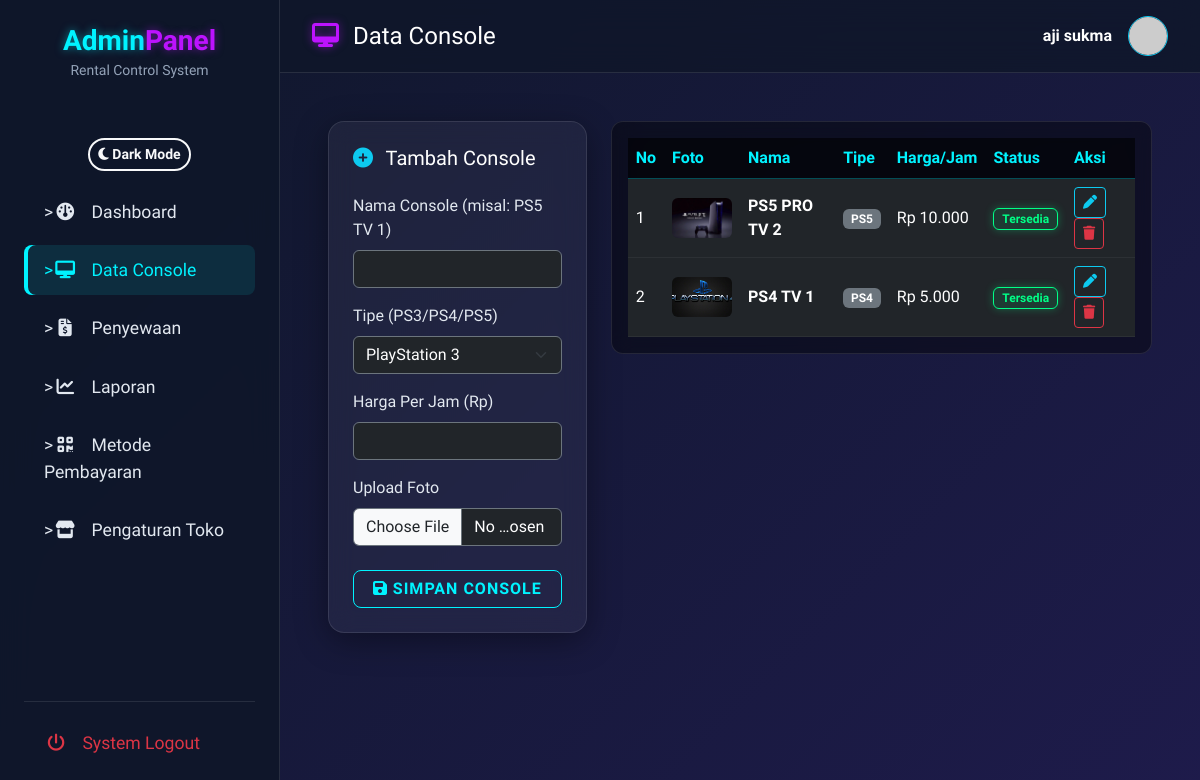
The app's page /data_console.php (signed in) with its own data.
### tables this page shows
CREATE TABLE `consoles` (
  `id` int(11) NOT NULL,
  `admin_cabang_id` int(11) DEFAULT NULL,
  `nama_console` varchar(50) DEFAULT NULL,
  `harga_per_jam` int(11) DEFAULT NULL,
  `foto` varchar(255) DEFAULT NULL,
  `status` enum('tersedia','digunakan','pause') DEFAULT 'tersedia',
  `lokasi` varchar(100) DEFAULT NULL,
  `tipe` varchar(50) DEFAULT NULL
);

### data_console.php (the view, shortened to what this page needs)
<?php
include 'config/db.php';
$admin_cabang_id = $_SESSION['admin_id'];
$edit_data = null;
$consoles = [];
$query = "SELECT * FROM consoles WHERE admin_cabang_id = '$admin_cabang_id' ORDER BY id DESC";
$result = mysqli_query($conn, $query);
if ($result) {
    while($row = mysqli_fetch_assoc($result)){
        $consoles[] = $row;
    }
}
?>
<!DOCTYPE html>
<html lang="id">
<head>
    <link href="https://cdn.jsdelivr.net/npm/bootstrap@5.3.0/dist/css/bootstrap.min.css" rel="stylesheet">
    <link rel="stylesheet" href="https://cdnjs.cloudflare.com/ajax/libs/font-awesome/6.4.0/css/all.min.css">
    <link rel="stylesheet" href="assest/css/style.css?v=<?= time() ?>">
</head>
<body>
<div class="sidebar-layout">
    <aside class="glass-sidebar sidebar flex-column d-flex">
        <div class="text-center mb-5">
            <h3 class="fw-bold neon-text-blue m-0">Admin<span class="neon-text-purple">Panel</span></h3>
            <small class="text-muted">Rental Control System</small>
        </div>
        <div class="text-center mt-2 mb-3">
            <button id="theme-toggle" class="btn btn-sm btn-outline-light" style="border-radius: 20px; font-weight: bold; border-width: 2px;">
                <i id="theme-icon" class="fa-solid fa-moon"></i> <span id="theme-text">Dark Mode</span>
            </button>
        </div>
        <nav class="nav flex-column mb-auto">
            <a href="dashboard_admin.php" class="sidebar-link" data-preview-title="Dashboard" data-preview-icon="fa-gauge" data-preview-desc="Ringkasan live monitor, status console, dan performa rental hari ini.">><i class="fa-solid fa-gauge"></i> Dashboard</a>
            <a href="data_console.php" class="sidebar-link active" data-preview-title="Data Console" data-preview-icon="fa-desktop" data-preview-desc="Manajemen daftar console PS, tambah, edit, atau hapus perangkat.">><i class="fa-solid fa-desktop"></i> Data Console</a>
            <a href="penyewaan.php" class="sidebar-link" data-preview-title="Penyewaan" data-preview-icon="fa-file-invoice-dollar" data-preview-desc="Pantau seluruh transaksi aktif, riwayat booking, dan approval pembayaran.">><i class="fa-solid fa-file-invoice-dollar"></i> Penyewaan</a>
            <a href="laporan.php" class="sidebar-link" data-preview-title="Laporan" data-preview-icon="fa-chart-line" data-preview-desc="Laporan pendapatan finansial detail harian dan bulanan cabang.">><i class="fa-solid fa-chart-line"></i> Laporan</a>
            <a href="pengaturan_pembayaran.php" class="sidebar-link" data-preview-title="Metode Pembayaran" data-preview-icon="fa-qrcode" data-preview-desc="Atur informasi rekening dan e-wallet QRIS untuk menerima pembayaran.">><i class="fa-solid fa-qrcode"></i> Metode Pembayaran</a>
            <a href="pengaturan_toko.php" class="sidebar-link" data-preview-title="Pengaturan Toko" data-preview-icon="fa-store" data-preview-desc="Kelola status buka/tutup toko, jam operasional, dan keterangan cabang.">><i class="fa-solid fa-store"></i> Pengaturan Toko</a>
        </nav>
        <div class="mt-auto">
            <hr class="border-secondary">
            <a href="admin_logout.php" class="sidebar-link text-danger"><i class="fa-solid fa-power-off"></i> System Logout</a>
        </div>
    </aside>
    <main class="main-content">
        <header class="glass-navbar topbar d-flex justify-content-between align-items-center sticky-top">
            <div class="d-flex align-items-center">
                <h4 class="m-0 text-white"><i class="fa-solid fa-desktop me-2 neon-text-purple"></i> Data Console</h4>
            </div>
            <div class="d-flex align-items-center">
                <div class="text-end me-3 d-none d-sm-block">
                    <p class="m-0 text-white fw-bold"><?= htmlspecialchars($_SESSION['admin_name']) ?></p>
                </div>
                <img src="https://ui-avatars.com/api/?name=<?= urlencode($_SESSION['admin_name']) ?>&background=8b5cf6&color=fff&rounded=true" alt="Admin" width="40" height="40" class="rounded-circle border border-info">
            </div>
        </header>
        <div class="p-4 p-md-5">
            <div class="row">
                <div class="col-lg-4 mb-4">
                    <div class="glass-card p-4">
                        <h5 class="text-white mb-4"><i class="fa-solid fa-<?= $edit_data ? 'pen' : 'plus-circle' ?> text-info me-2"></i> <?= $edit_data ? 'Edit' : 'Tambah' ?> Console</h5>
                        <form method="POST" enctype="multipart/form-data" action="data_console.php">
                            <div class="mb-3">
                                <label class="form-label text-gray-300">Nama Console (misal: PS5 TV 1)</label>
                                <input type="text" name="nama_console" class="form-control bg-dark text-white border-secondary" required value="<?= htmlspecialchars($edit_data['nama_console'] ?? '') ?>">
                            </div>
                            <div class="mb-3">
                                <label class="form-label text-gray-300">Tipe (PS3/PS4/PS5)</label>
                                <select name="tipe" class="form-select bg-dark text-white border-secondary">
                                    <option value="PS3" <?= ($edit_data['tipe']??'')=='PS3'?'selected':'' ?>>PlayStation 3</option>
                                </select>
                            </div>
                            <div class="mb-3">
                                <label class="form-label text-gray-300">Harga Per Jam (Rp)</label>
                                <input type="number" name="harga_per_jam" class="form-control bg-dark text-white border-secondary" required value="<?= htmlspecialchars($edit_data['harga_per_jam'] ?? '') ?>">
                            </div>
                            <div class="mb-4">
                                <label class="form-label text-gray-300">Upload Foto <?= $edit_data ? '(opsional)' : '' ?></label>
                                <input type="file" name="foto" accept="image/*" class="form-control bg-dark text-white border-secondary">
                            </div>
                            <button type="submit" class="btn btn-neon w-100"><i class="fa-solid fa-save"></i> <?= $edit_data ? 'Update' : 'Simpan' ?> Console</button>
                        </form>
                    </div>
                </div>
                <div class="col-lg-8">
                    <div class="table-responsive glass-table p-3">
                        <table class="table table-dark table-borderless table-hover mb-0" style="background: transparent;">
                            <thead>
                                <tr>
                                    <th>No</th>
                                    <th>Foto</th>
                                    <th>Nama</th>
                                    <th>Tipe</th>
                                    <th>Harga/Jam</th>
                                    <th>Status</th>
                                    <th>Aksi</th>
                                </tr>
                            </thead>
                            <tbody>
                                <?php $no=1; foreach($consoles as $c): ?>
                                <tr>
                                    <td><?= $no++ ?></td>
                                    <td>
                                        <img src="<?= htmlspecialchars($c['foto']) ?>" width="60" height="40" class="rounded" style="object-fit: cover;">
                                    </td>
                                    <td class="fw-bold"><?= htmlspecialchars($c['nama_console']) ?></td>
                                    <td><span class="badge bg-secondary"><?= htmlspecialchars($c['tipe']) ?></span></td>
                                    <td>Rp <?= number_format($c['harga_per_jam'], 0, ',', '.') ?></td>
                                    <td>
                                        <?php if($c['status'] == 'tersedia'): ?>
                                            <span class="badge badge-neon-green">Tersedia</span>
                                        <?php elseif($c['status'] == 'digunakan'): ?>
                                            <span class="badge badge-neon-red">Digunakan</span>
                                        <?php else: ?>
                                            <span class="badge badge-neon-yellow"><?= ucfirst($c['status']) ?></span>
                                        <?php endif; ?>
                                    </td>
                                    <td>
                                        <a href="?edit_id=<?= $c['id'] ?>" class="btn btn-sm btn-outline-info"><i class="fa-solid fa-pen"></i></a>
                                        <a href="?hapus_id=<?= $c['id'] ?>" class="btn btn-sm btn-outline-danger" onclick="event.preventDefault(); Swal.fire({title: 'Konfirmasi', text: 'Yakin ingin menghapus console ini?', icon: 'warning', showCancelButton: true, confirmButtonColor: '#00f3ff', cancelButtonColor: '#bc13fe', confirmButtonText: 'Ya, Lanjutkan', cancelButtonText: 'Batal', background: '#0f172a', color: '#fff'}).then((result) => { if (result.isConfirmed) { if(this.tagName === 'A'){ window.location.href = this.href; } else { this.closest('form').submit(); } } });"><i class="fa-solid fa-trash"></i></a>
                                    </td>
                                </tr>
                                <?php endforeach; ?>
                            </tbody>
                        </table>
                    </div>
                </div>
            </div>
        </div>
    </main>
</div>
</body>
</html>

### assest/css/style.css (style rules this page uses)
:root { --bg-dark: #0f172a; --bg-gradient: linear-gradient(135deg, #0f172a 0%, #1e1b4b 100%); --neon-blue: #00f3ff; --neon-purple: #bc13fe; --neon-green: #00ff87; --neon-red: #ff0055; --neon-yellow: #ffea00; --glass-bg: rgba(255, 255, 255, 0.05); --glass-border: rgba(255, 255, 255, 0.1); --text-main: #e2e8f0; --text-muted: #94a3b8; }
body { font-family: 'Rajdhani', sans-serif; background: var(--bg-gradient); background-attachment: fixed; color: var(--text-main); min-height: 100vh; overflow-x: hidden; }
.text-muted { color: var(--text-muted) !important; }
.glass-card { background: var(--glass-bg); backdrop-filter: blur(12px); -webkit-backdrop-filter: blur(12px); border: 1px solid var(--glass-border); border-radius: 16px; box-shadow: 0 8px 32px 0 rgba(0, 0, 0, 0.37); transition: all 0.3s ease; }
.glass-navbar { background: rgba(15, 23, 42, 0.8); backdrop-filter: blur(16px); -webkit-backdrop-filter: blur(16px); border-bottom: 1px solid var(--glass-border); }
.glass-sidebar { background: rgba(15, 23, 42, 0.9); backdrop-filter: blur(16px); -webkit-backdrop-filter: blur(16px); border-right: 1px solid var(--glass-border); min-height: 100vh; }
.neon-text-blue { color: var(--neon-blue); text-shadow: 0 0 8px rgba(0, 243, 255, 0.5); }
.neon-text-purple { color: var(--neon-purple); text-shadow: 0 0 8px rgba(188, 19, 254, 0.5); }
.btn-neon { background: transparent; color: var(--neon-blue); border: 1px solid var(--neon-blue); border-radius: 8px; text-transform: uppercase; font-weight: 600; letter-spacing: 1px; transition: all 0.3s ease; position: relative; overflow: hidden; }
.badge-neon-green { background: rgba(0, 255, 135, 0.1); color: var(--neon-green); border: 1px solid var(--neon-green); box-shadow: 0 0 8px rgba(0, 255, 135, 0.3); }
.sidebar-link { color: var(--text-main); text-decoration: none; padding: 12px 20px; display: block; border-radius: 8px; transition: all 0.3s ease; margin-bottom: 8px; font-weight: 500; font-size: 1.1rem; }
.sidebar-link:hover, .sidebar-link.active { background: rgba(0, 243, 255, 0.1); color: var(--neon-blue); box-shadow: inset 4px 0 0 var(--neon-blue); }
.sidebar-link i { width: 24px; margin-right: 10px; text-align: center; }

### data_console.php (style rules this page uses)
.sidebar-layout { display: flex; min-height: 100vh; }
.sidebar { width: 280px; position: fixed; height: 100vh; overflow-y: auto; padding: 1.5rem; z-index: 1000; }
.main-content { margin-left: 280px; flex-grow: 1; display: flex; flex-direction: column; }
.topbar { padding: 1rem 2rem; }
.glass-table { background: rgba(0,0,0,0.4); backdrop-filter: blur(10px); border: 1px solid rgba(255,255,255,0.1); border-radius: 12px; }
.glass-table th { background: rgba(0,0,0,0.6); color: #00f3ff; border-bottom: 1px solid rgba(0, 243, 255, 0.3); }
.glass-table td { color: #fff; border-bottom: 1px solid rgba(255,255,255,0.05); vertical-align: middle; }

### records on screen
consoles: foto (picture), nama_console "PS5 PRO TV 2", tipe "PS5", harga_per_jam "10.000", status "Tersedia"
consoles: foto (picture), nama_console "PS4 TV 1", tipe "PS4", harga_per_jam "5.000", status "Tersedia"

### other values on screen
$_SESSION['admin_name'] "aji sukma"
